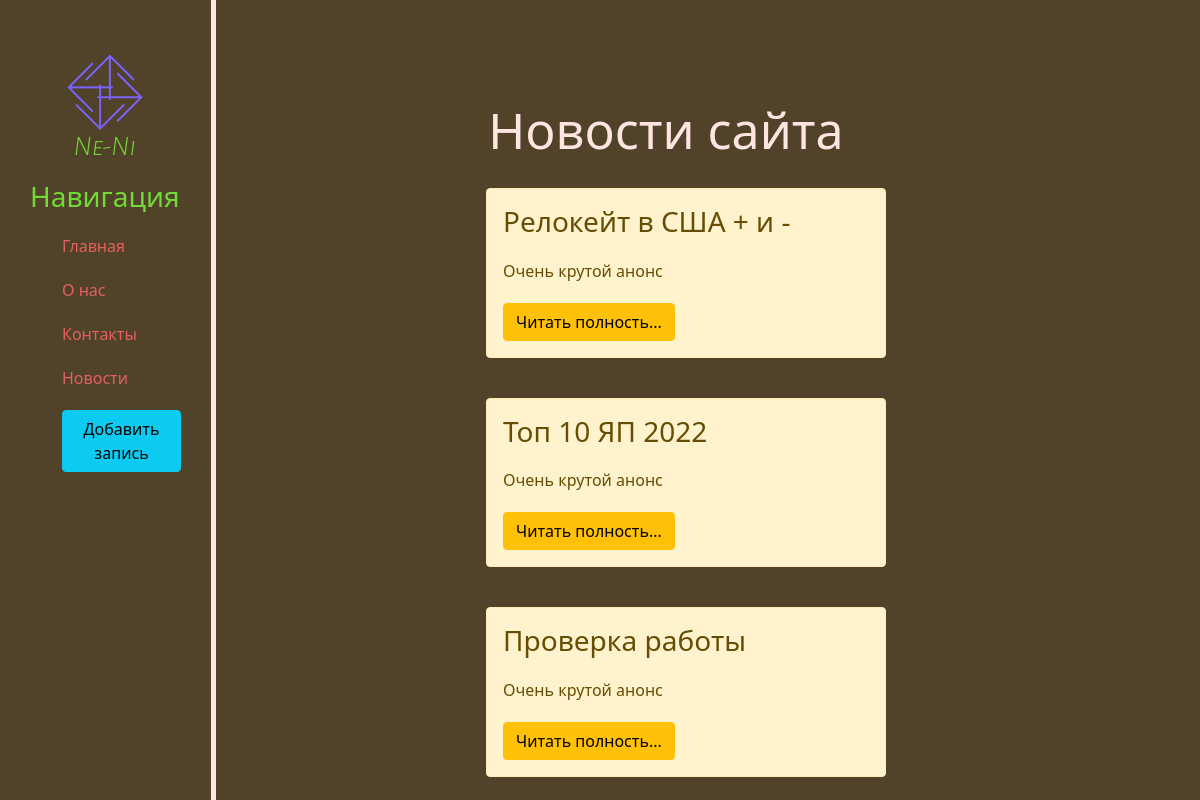
The page /news/ on the database as committed earlier.
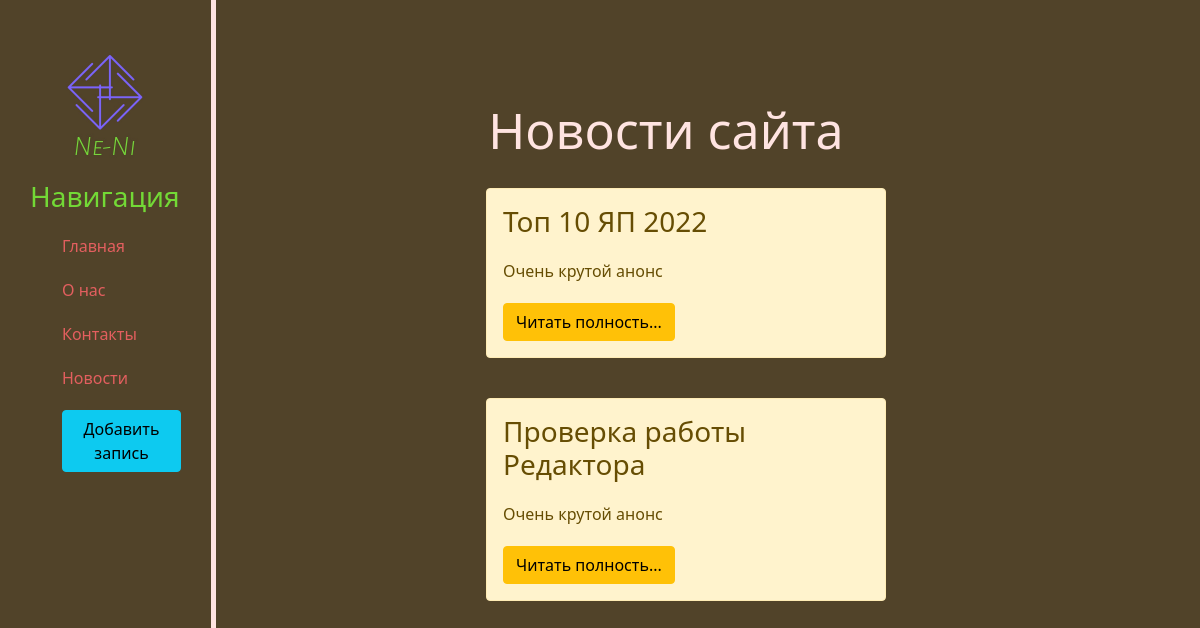
The same page on the database as committed later.
### news/models.py (models this page shows, shortened)
class Article(models.Model):
    title = models.CharField('Название', max_length=50,)
    anons = models.CharField('Анонс', max_length=250)
    full_text = models.TextField('Статья')
    date = models.DateTimeField('Дата публикации')
    class Meta:
        verbose_name = 'Новость'
        verbose_name_plural = 'Новости'

### news/views.py (the view)
# urls.py: path('', views.news_home, name='news_home'),
def news_home(request):
    news = Article.objects.order_by('-date')
    return render(request, 'news/news_home.html', {'news' : news})

### news/templates/news/news_home.html (shortened to what this page needs)
{% extends 'main/layout.html' %}
{% block content%}
    <div class="features">
        <h1>Новости сайта</h1>
        {% if news %}
        {% for el in news %}
        <div class="alert alert-warning">
            <h3>{{ el.title }}</h3>
            <p>{{ el.anons}}</p>
            <a href="{% url 'news-detail' el.id %}" class="btn btn-warning">Читать полность...</a>
        </div>
        {% endfor %}
        {% else  %}
            <p>У вас нет записей</p>
        {% endif %}
    </div>
{% endblock %}

### main/templates/main/layout.html (shortened to what this page needs)
{% load static %}
<!doctype html>
<html lang="en">
<head>
    <link rel="stylesheet" href="https://cdn.jsdelivr.net/npm/bootstrap@5.1.3/dist/css/bootstrap.min.css">
    <link rel="stylesheet" href="{% static 'main/css/main.css' %}">
    <link rel="stylesheet" href="https://www.youtube.com/redirect?event=video_description&redir_token=QUFFLUhqbWZFcV9ydURPR2djREdPbU05V3VmYjRrWkxyQXxBQ3Jtc0trX0VwdUdBUjNtWHJNSFctdnhydWFaaWd6S3NmeXNBTE9ERDRZVk15ZzlGcFctRC1lWFpfTTVMdEU1SjZ2NW1ZeE1VdGNSeE8yY1FyR1cxVnl6V3VPS3FrZnJCYzI1eGE4bjhTQUZDWm04NXc0cnJfbw&q=https%3A%2F%2Fuse.fontawesome.com%2Freleases%2Fv5.8.2%2Fcss%2Fall.css">
</head>
<body>
    <aside>
       <img src="{% static 'main/img/logo_brown.jpg' %}" alt="logo" height="150" width="150"/>
        <h3>Навигация</h3>
        <ul>
            <a href="{% url 'home' %}"><li> Главная </li></a>
            <a href="{% url 'about' %}"><li> О нас</li></a>
            <a href="{% url 'contacts' %}"><li>   Контакты</li></a>
            <a href="{% url 'news_home' %}"><li>   Новости</li></a>
            <a href="{% url 'create' %}"><li><button class="btn btn-info">   Добавить запись</button></li></a>
        </ul>
    </aside>
    <main>
        {% block content %}
        {% endblock %}
    </main>
</body>
</html>

### main/static/main/css/main.css (style rules this page uses)
body { background: #514329; }
aside { float: left; width: 18%; padding: 2.5%; height: 100vh; color: #73D936; border-right: 5px solid mistyrose; }
aside img { float: left; }
aside h3 { margin-top: 50px; }
aside ul { list-style: none; }
aside ul li { color: #e35f5f; display: block; margin-top: 20px; transition: all .6s ease; }
aside ul a { text-decoration: none; }
main .features { float: left; color: mistyrose; margin-top: 100px; text-align: center; width: 75%; }
main .features h1 { font-size: 50px; }
main .features p { max-width: 400px; margin: 20px auto; }
.alert-warning { float: left; clear: both; width: 400px; margin: 20px 30%; text-align: left; }

Rows that differ between the two databases and show on the page:
removed Article: title "Релокейт в США + и -", anons "Очень крутой анонс"
changed Article: title "Проверка работы" → "Проверка работы Редактора"
